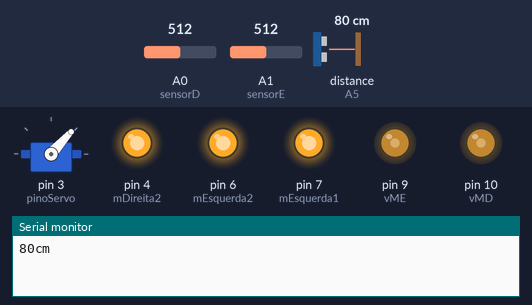
A sketch run on a simulated Arduino Uno, built with avr-gcc and run on an emulated ATmega328P. Parts: servo, output pins drawn as LEDs (lit = HIGH), the last lines printed to the serial monitor. Inputs (shaded band) come from the test bench; at power-on: A0 (sensorD) = 512, distance to the obstacle (sensor on A5) 80 cm, A1 (sensorE) = 512. The echo pulse lasts 58.3 µs per cm; pins used as bus, display or sensor lines are not drawn.

Above: at 7.2 s.
7.3 s: A0 (sensorD) set to 140
At 9.9 s:
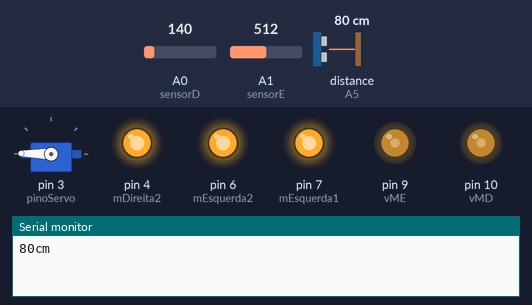
10.8 s: distance to the obstacle (sensor on A5) set to 2 cm
At 11.21 s:
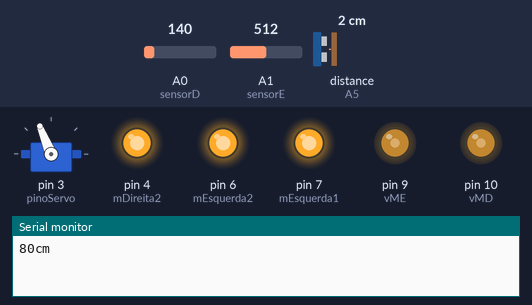
14.3 s: distance to the obstacle (sensor on A5) set to 18 cm
At 22.8 s:
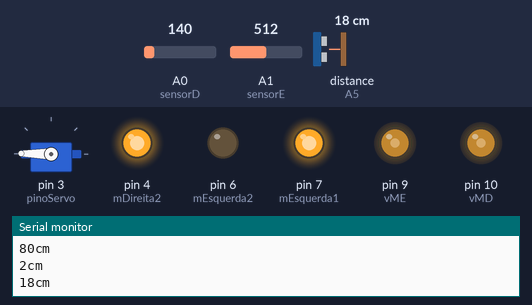
29.9 s: distance to the obstacle (sensor on A5) set to 16 cm
33.7 s: distance to the obstacle (sensor on A5) set to 13 cm
Timing chart, 0 to 38.2 s (numbered marks = the images above; inputs shaded):
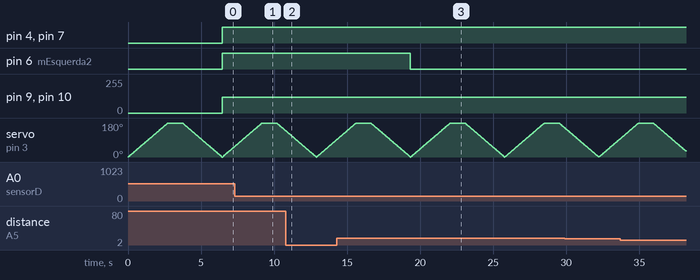

Measured:
- after the input at 10.8 s, pin 6 (mEsquerda2): stays HIGH (without the input it goes to LOW after 2.1 s)
- after the input at 14.3 s, pin 6 (mEsquerda2): HIGH → LOW after 5.0 s

The sketch:

c-garrinha-teste.ino
```cpp
#include <Servo.h>

int mEsquerda1 = 7;
int mEsquerda2 = 6;
int mDireita1 = 5;
int mDireita2 = 4;
int sensorE = A1;
int sensorD = A0;
int valorE = 0;
int valorD = 0;
int vME = 9;
int vMD = 10;
const int resposta = A5;
const int pulso = 8;
const int pinoServo = 3;

Servo s;
int pos;

void setup() {

  Serial.begin(9600);
  pinMode(mEsquerda1, OUTPUT);
  pinMode(mEsquerda2, OUTPUT);
  pinMode(mDireita1, OUTPUT);
  pinMode(mDireita2, OUTPUT);
  pinMode(vME, OUTPUT);
  pinMode(vMD, OUTPUT);
  pinMode(pulso, OUTPUT);
  pinMode(resposta, INPUT);

  s.attach(pinoServo);
  s.write(0);

}

void andarFrente(){

    digitalWrite(mEsquerda1, HIGH);
    digitalWrite(mEsquerda2, LOW);
    digitalWrite(mDireita1, LOW);
    digitalWrite(mDireita2, HIGH);
}

void parar(){
    digitalWrite(mEsquerda1, HIGH);
    digitalWrite(mEsquerda2, HIGH);
    digitalWrite(mDireita1, HIGH);
    digitalWrite(mDireita2, HIGH);
}

void direita(){
    digitalWrite(mEsquerda1, HIGH);
    digitalWrite(mEsquerda2, LOW);
    digitalWrite(mDireita1, HIGH);
    digitalWrite(mDireita2, HIGH);
}

void esquerda(){
    digitalWrite(mEsquerda1, HIGH);
    digitalWrite(mEsquerda2, HIGH);
    digitalWrite(mDireita1, LOW);
    digitalWrite(mDireita2, HIGH);
}

long calculoDistancia(long microsseconds){
  return microsseconds / 29 / 2;
}

void loop() {

  for(pos=0; pos<180; pos++){
  s.write(pos);
  delay(15);
  }
  delay(1000);
  for(pos=180;pos>=0;pos--){
    s.write(pos);
    delay(15);
  }

  analogWrite(vME, 120);
  analogWrite(vMD, 120);
  valorE = analogRead(sensorE);
  valorD = analogRead(sensorD);

  long duracao,distancia;

  digitalWrite(pulso, LOW);
  delayMicroseconds(2);
  digitalWrite(pulso, HIGH);
  delayMicroseconds(5);
  digitalWrite(pulso, LOW);

  duracao = pulseIn(resposta, HIGH);
  distancia = calculoDistancia(duracao);

  Serial.print(distancia);
  Serial.println("cm");
  Serial.println();

   if(analogRead(sensorE)<150 && analogRead(sensorD)<150){
    andarFrente();
   }

   if(analogRead(sensorE)>150){
    direita();
   }

   if(distancia<15){
   parar();
   }

   else if(analogRead(sensorD)>150){
   esquerda();
   }


}
```
